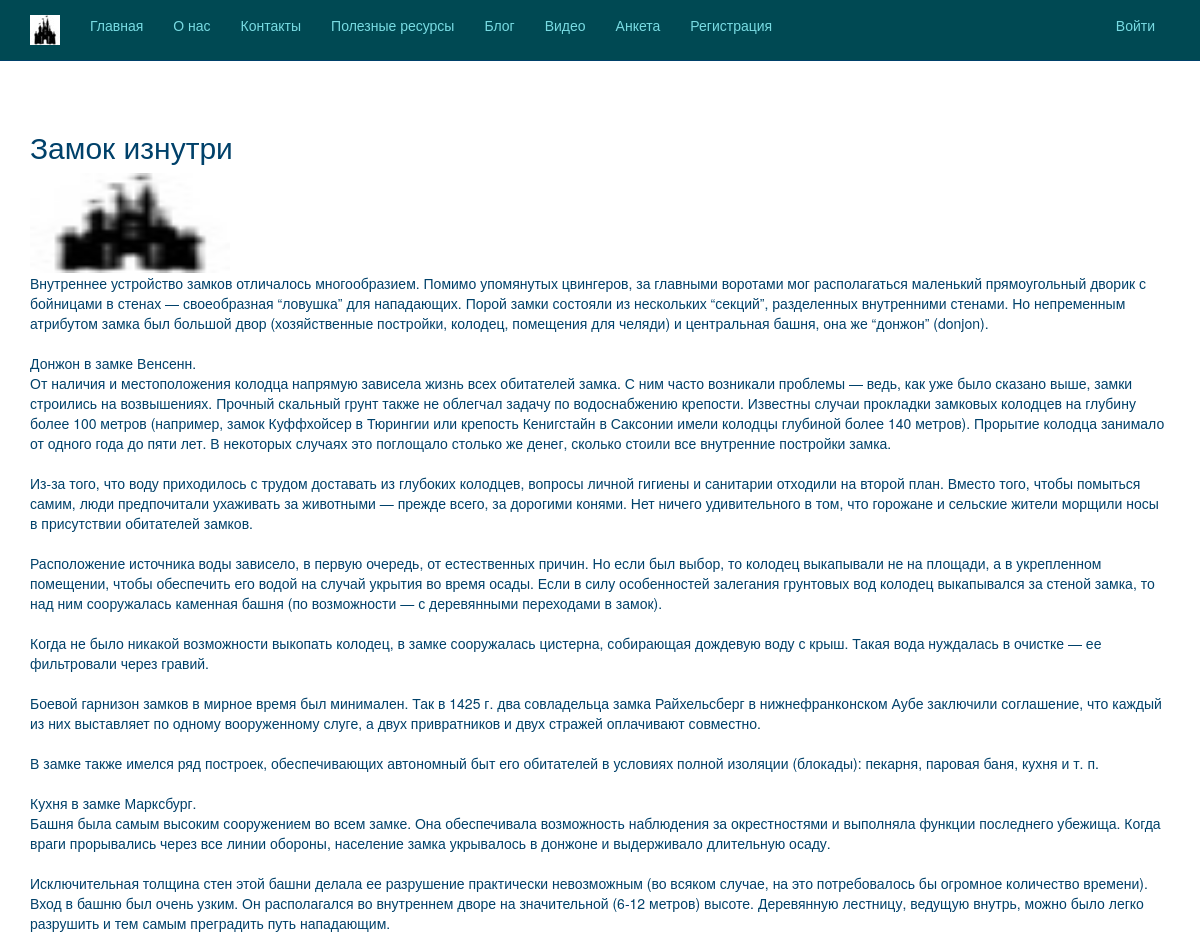
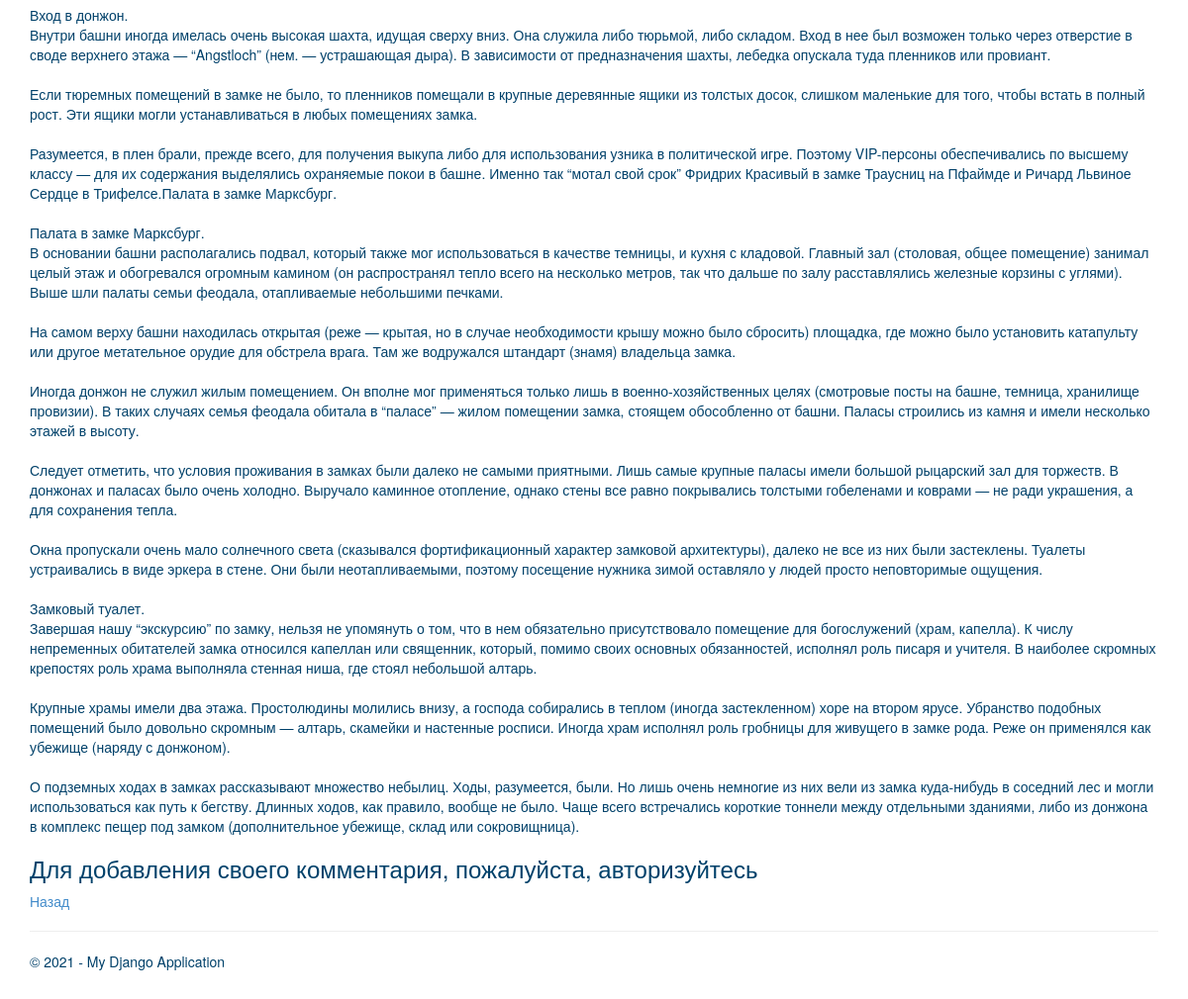
Screenshot of /3/ with the database file from the repository (2 pictures, top to bottom).
### app/models.py (models this page shows, shortened)
class Blog(models.Model):
    title = models.CharField(max_length=100,unique_for_date="posted",verbose_name="Заголовок")
    description = models.TextField(verbose_name="Краткое содержание")
    content = models.TextField(verbose_name="Полное содержание")
    posted = models.DateTimeField(default = datetime.now(), db_index = True, verbose_name = "Опубликована")
    author = models.ForeignKey(User, null=True, blank=True, on_delete = models.SET_NULL, verbose_name = "Автор")
    image = models.FileField(default = 'temp.jpg', verbose_name="Путь к картинке")
    class Meta:
        db_table = "Posts"
        ordering = ["-posted"]
        verbose_name = "Статья блога"
        verbose_name_plural = "Статьи блога"

### app/views.py (the view)
# urls.py: url(r'^(?P<parametr>\d+)/$', app.views.blogpost, name='blogpost'),
def blogpost(request, parametr):
    post_1 = Blog.objects.get(
        id=parametr
    )  # запрос на выбор конкретной статьи по параметру
    comments = Comment.objects.filter(post=parametr)
    assert isinstance(request, HttpRequest)
    if request.method == "POST":  # после отправки данных формы на сервер методом POST
        form = CommentForm(request.POST)
        if form.is_valid():
            comment_f = form.save(commit=False)
            comment_f.author = (
                request.user
            )  # добавляем (так как этого поля нет в форме) в модель Комментария (Comment) в поле автор авторизованного пользователя
            comment_f.date = (
                datetime.now()
            )  # добавляем в модель Комментария (Comment) текущую дату
            comment_f.post = Blog.objects.get(
                id=parametr
            )  # добавляем в модель Комментария (Comment) статью, для которой данный комментарий
            comment_f.save()  # сохраняем изменения после добавления полей
            return redirect(
                "blogpost", parametr=post_1.id
            )  # переадресация на ту же страницу статьи после отправки комментария
    else:
        form = CommentForm()  # создание формы для ввода комментария
    return render(request,"app/blogpost.html",{"post_1": post_1,  "comments": comments, "form":form,"year": datetime.now().year,},)

### app/templates/app/blogpost.html (shortened to what this page needs)
﻿{% extends "app/layout.html" %}
{% block content %}
{% load staticfiles %}
<h2> {{post_1.title}} </h2>
{% if post_1.image and post_1.image.url != '/media/temp.jpg' %}
<img src="{{ post_1.image.url }}" alt=" Картинка статьи блога" width="200" height="100"/>
{% endif %}
{% autoescape off %}
<p> {{post_1.content|linebreaksbr}} </p>
{% endautoescape %}
{% if user.is_authenticated %}
    <h3>Добавить комментарий</h3>
    <form method="POST" >{% csrf_token %}
        <div>
            {{form.as_p}}
            <button type="submit" class="save btn btn-default" > Отправить </button>
        </div>
    </form>
{% else %}
<h3> Для добавления своего комментария, пожалуйста, авторизуйтесь </h3>
{% endif %}
<p><a href="{% url 'blog' %}">Назад</a></p>
{% endblock %}

### app/static/app/content/site.css (style rules this page uses)
body { padding-top: 90px; padding-bottom: 20px; color: #00416A; }
p { color: #00416A; }

### rows the page displays
Blog: title "Замок изнутри", image (picture), content "Внутреннее устройство замков отличалось многообразием. Помимо упомянутых цвингеров, за главными воротами мог располагаться маленький прямоугольный дворик с бойницами в стенах — своеобразная “ловушка” для нападающих. Порой замки состояли из нескольких “секций”, разделенных внутренними стенами. Но непременным атрибутом замка был большой двор (хозяйственные постройки, колодец, помещения для челяди) и центральная башня, она же “донжон” (donjon). Донжон в замке Венсенн. От наличия и местоположения колодца напрямую зависела жизнь всех обитателей замка. С ним часто возникали проблемы — ведь, как уже было сказано выше, замки строились на возвышениях. Прочный скальный грунт также не облегчал задачу…"
